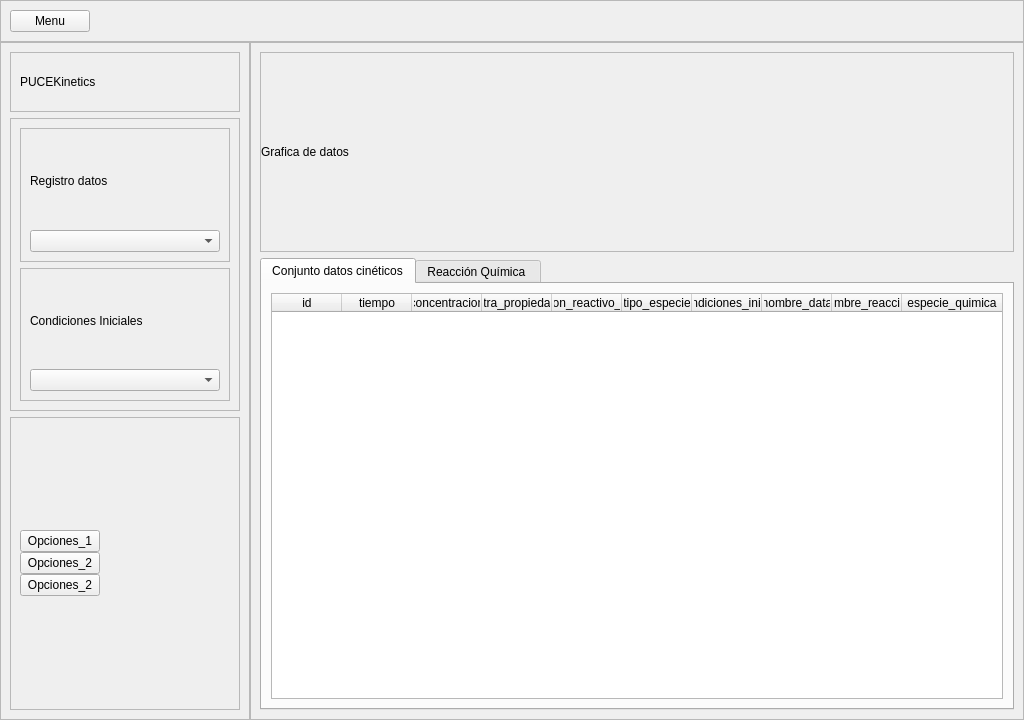
<?xml version="1.0" encoding="UTF-8"?>
<ui version="4.0">
 <class>MainWindow</class>
 <widget class="QMainWindow" name="MainWindow">
  <property name="geometry">
   <rect>
    <x>0</x>
    <y>0</y>
    <width>1024</width>
    <height>720</height>
   </rect>
  </property>
  <property name="windowTitle">
   <string>MainWindow</string>
  </property>
  <widget class="QWidget" name="centralwidget">
   <layout class="QVBoxLayout" name="verticalLayout">
    <property name="spacing">
     <number>0</number>
    </property>
    <property name="leftMargin">
     <number>0</number>
    </property>
    <property name="topMargin">
     <number>0</number>
    </property>
    <property name="rightMargin">
     <number>0</number>
    </property>
    <property name="bottomMargin">
     <number>0</number>
    </property>
    <item>
     <widget class="QFrame" name="panel_comando_superior">
      <property name="maximumSize">
       <size>
        <width>16777215</width>
        <height>60</height>
       </size>
      </property>
      <property name="styleSheet">
       <string notr="true">/*background-color: rgb(221, 221, 221);</string>
      </property>
      <property name="frameShape">
       <enum>QFrame::StyledPanel</enum>
      </property>
      <property name="frameShadow">
       <enum>QFrame::Raised</enum>
      </property>
      <layout class="QHBoxLayout" name="horizontalLayout_5">
       <item>
        <layout class="QHBoxLayout" name="horizontalLayout_4">
         <item>
          <widget class="QPushButton" name="menu_btn">
           <property name="text">
            <string>Menu</string>
           </property>
          </widget>
         </item>
         <item>
          <spacer name="horizontalSpacer_2">
           <property name="orientation">
            <enum>Qt::Horizontal</enum>
           </property>
           <property name="sizeHint" stdset="0">
            <size>
             <width>40</width>
             <height>20</height>
            </size>
           </property>
          </spacer>
         </item>
        </layout>
       </item>
      </layout>
     </widget>
    </item>
    <item>
     <widget class="QWidget" name="panel_contenido_principal" native="true">
      <layout class="QHBoxLayout" name="horizontalLayout">
       <property name="spacing">
        <number>0</number>
       </property>
       <property name="leftMargin">
        <number>0</number>
       </property>
       <property name="topMargin">
        <number>0</number>
       </property>
       <property name="rightMargin">
        <number>0</number>
       </property>
       <property name="bottomMargin">
        <number>0</number>
       </property>
       <item>
        <widget class="QFrame" name="menu_derecho">
         <property name="maximumSize">
          <size>
           <width>250</width>
           <height>16777215</height>
          </size>
         </property>
         <property name="styleSheet">
          <string notr="true">/*background-color: rgb(230, 230, 230);</string>
         </property>
         <property name="frameShape">
          <enum>QFrame::StyledPanel</enum>
         </property>
         <property name="frameShadow">
          <enum>QFrame::Raised</enum>
         </property>
         <layout class="QVBoxLayout" name="verticalLayout_7">
          <item>
           <widget class="QFrame" name="frame_4">
            <property name="maximumSize">
             <size>
              <width>16777215</width>
              <height>60</height>
             </size>
            </property>
            <property name="frameShape">
             <enum>QFrame::StyledPanel</enum>
            </property>
            <property name="frameShadow">
             <enum>QFrame::Raised</enum>
            </property>
            <layout class="QHBoxLayout" name="horizontalLayout_2">
             <item>
              <widget class="QLabel" name="label">
               <property name="maximumSize">
                <size>
                 <width>16777215</width>
                 <height>60</height>
                </size>
               </property>
               <property name="text">
                <string>PUCEKinetics</string>
               </property>
               <property name="textFormat">
                <enum>Qt::AutoText</enum>
               </property>
               <property name="scaledContents">
                <bool>false</bool>
               </property>
               <property name="wordWrap">
                <bool>false</bool>
               </property>
              </widget>
             </item>
            </layout>
           </widget>
          </item>
          <item>
           <widget class="QFrame" name="frame_3">
            <property name="frameShape">
             <enum>QFrame::StyledPanel</enum>
            </property>
            <property name="frameShadow">
             <enum>QFrame::Raised</enum>
            </property>
            <layout class="QVBoxLayout" name="verticalLayout_3">
             <item>
              <widget class="QFrame" name="frame_5">
               <property name="frameShape">
                <enum>QFrame::StyledPanel</enum>
               </property>
               <property name="frameShadow">
                <enum>QFrame::Raised</enum>
               </property>
               <layout class="QVBoxLayout" name="verticalLayout_8">
                <item>
                 <widget class="QLabel" name="registro_datos_label">
                  <property name="text">
                   <string>Registro datos</string>
                  </property>
                 </widget>
                </item>
                <item>
                 <widget class="QComboBox" name="registro_datos_box"/>
                </item>
               </layout>
              </widget>
             </item>
             <item>
              <widget class="QFrame" name="frame_6">
               <property name="frameShape">
                <enum>QFrame::StyledPanel</enum>
               </property>
               <property name="frameShadow">
                <enum>QFrame::Raised</enum>
               </property>
               <layout class="QVBoxLayout" name="verticalLayout_9">
                <item>
                 <widget class="QLabel" name="condiciones_iniciales_label">
                  <property name="text">
                   <string>Condiciones Iniciales</string>
                  </property>
                 </widget>
                </item>
                <item>
                 <widget class="QComboBox" name="condiciones_iniciales_box"/>
                </item>
               </layout>
              </widget>
             </item>
            </layout>
           </widget>
          </item>
          <item>
           <widget class="QFrame" name="frame_7">
            <property name="frameShape">
             <enum>QFrame::StyledPanel</enum>
            </property>
            <property name="frameShadow">
             <enum>QFrame::Raised</enum>
            </property>
            <layout class="QVBoxLayout" name="verticalLayout_5">
             <item>
              <layout class="QHBoxLayout" name="horizontalLayout_3">
               <item>
                <layout class="QVBoxLayout" name="verticalLayout_4">
                 <property name="spacing">
                  <number>0</number>
                 </property>
                 <item>
                  <widget class="QPushButton" name="opcion_btn">
                   <property name="text">
                    <string>Opciones_1</string>
                   </property>
                  </widget>
                 </item>
                 <item>
                  <widget class="QPushButton" name="opcion_btn_2">
                   <property name="text">
                    <string>Opciones_2</string>
                   </property>
                  </widget>
                 </item>
                 <item>
                  <widget class="QPushButton" name="opcion_btn_3">
                   <property name="text">
                    <string>Opciones_2</string>
                   </property>
                  </widget>
                 </item>
                </layout>
               </item>
               <item>
                <spacer name="horizontalSpacer">
                 <property name="orientation">
                  <enum>Qt::Horizontal</enum>
                 </property>
                 <property name="sizeHint" stdset="0">
                  <size>
                   <width>40</width>
                   <height>20</height>
                  </size>
                 </property>
                </spacer>
               </item>
              </layout>
             </item>
            </layout>
           </widget>
          </item>
         </layout>
        </widget>
       </item>
       <item>
        <widget class="QFrame" name="panel_izquierdo">
         <property name="frameShape">
          <enum>QFrame::StyledPanel</enum>
         </property>
         <property name="frameShadow">
          <enum>QFrame::Raised</enum>
         </property>
         <layout class="QVBoxLayout" name="verticalLayout_6">
          <item>
           <widget class="QFrame" name="grafico_frame">
            <property name="minimumSize">
             <size>
              <width>200</width>
              <height>200</height>
             </size>
            </property>
            <property name="frameShape">
             <enum>QFrame::StyledPanel</enum>
            </property>
            <property name="frameShadow">
             <enum>QFrame::Raised</enum>
            </property>
            <layout class="QVBoxLayout" name="verticalLayout_2">
             <property name="spacing">
              <number>0</number>
             </property>
             <property name="leftMargin">
              <number>0</number>
             </property>
             <property name="topMargin">
              <number>0</number>
             </property>
             <property name="rightMargin">
              <number>0</number>
             </property>
             <property name="bottomMargin">
              <number>0</number>
             </property>
             <item>
              <widget class="QLabel" name="label_3">
               <property name="maximumSize">
                <size>
                 <width>16777215</width>
                 <height>40</height>
                </size>
               </property>
               <property name="text">
                <string>Grafica de datos</string>
               </property>
              </widget>
             </item>
             <item>
              <layout class="QVBoxLayout" name="vista_grafica">
               <property name="spacing">
                <number>0</number>
               </property>
              </layout>
             </item>
            </layout>
           </widget>
          </item>
          <item>
           <widget class="QTabWidget" name="tabWidget">
            <property name="currentIndex">
             <number>0</number>
            </property>
            <widget class="QWidget" name="tab">
             <attribute name="title">
              <string>Conjunto datos cinéticos</string>
             </attribute>
             <layout class="QHBoxLayout" name="horizontalLayout_6">
              <item>
               <widget class="QTableWidget" name="datos_cineticos_tabla">
                <property name="focusPolicy">
                 <enum>Qt::NoFocus</enum>
                </property>
                <property name="showGrid">
                 <bool>false</bool>
                </property>
                <attribute name="horizontalHeaderMinimumSectionSize">
                 <number>50</number>
                </attribute>
                <attribute name="horizontalHeaderDefaultSectionSize">
                 <number>70</number>
                </attribute>
                <attribute name="horizontalHeaderStretchLastSection">
                 <bool>true</bool>
                </attribute>
                <attribute name="verticalHeaderVisible">
                 <bool>false</bool>
                </attribute>
                <column>
                 <property name="text">
                  <string>id</string>
                 </property>
                </column>
                <column>
                 <property name="text">
                  <string>tiempo</string>
                 </property>
                </column>
                <column>
                 <property name="text">
                  <string>concentracion</string>
                 </property>
                </column>
                <column>
                 <property name="text">
                  <string>otra_propiedad</string>
                 </property>
                </column>
                <column>
                 <property name="text">
                  <string>conversion_reactivo_limitante</string>
                 </property>
                </column>
                <column>
                 <property name="text">
                  <string>tipo_especie</string>
                 </property>
                </column>
                <column>
                 <property name="text">
                  <string>id_condiciones_iniciales</string>
                 </property>
                </column>
                <column>
                 <property name="text">
                  <string>nombre_data</string>
                 </property>
                </column>
                <column>
                 <property name="text">
                  <string>nombre_reaccion</string>
                 </property>
                </column>
                <column>
                 <property name="text">
                  <string>especie_quimica</string>
                 </property>
                </column>
               </widget>
              </item>
             </layout>
            </widget>
            <widget class="QWidget" name="tab_2">
             <attribute name="title">
              <string>Reacción Química </string>
             </attribute>
             <layout class="QHBoxLayout" name="horizontalLayout_9">
              <item>
               <widget class="QTableWidget" name="reaccion_quimica_tabla">
                <property name="focusPolicy">
                 <enum>Qt::NoFocus</enum>
                </property>
                <property name="showGrid">
                 <bool>false</bool>
                </property>
                <attribute name="horizontalHeaderMinimumSectionSize">
                 <number>50</number>
                </attribute>
                <attribute name="horizontalHeaderDefaultSectionSize">
                 <number>70</number>
                </attribute>
                <attribute name="horizontalHeaderStretchLastSection">
                 <bool>true</bool>
                </attribute>
                <attribute name="verticalHeaderVisible">
                 <bool>false</bool>
                </attribute>
                <column>
                 <property name="text">
                  <string>id</string>
                 </property>
                </column>
                <column>
                 <property name="text">
                  <string>especie_quimica</string>
                 </property>
                </column>
                <column>
                 <property name="text">
                  <string>formula</string>
                 </property>
                </column>
                <column>
                 <property name="text">
                  <string>coeficiente_estequiometrico</string>
                 </property>
                </column>
                <column>
                 <property name="text">
                  <string>detalle</string>
                 </property>
                </column>
                <column>
                 <property name="text">
                  <string>tipo_especie</string>
                 </property>
                </column>
                <column>
                 <property name="text">
                  <string>nombre_reaccion</string>
                 </property>
                </column>
               </widget>
              </item>
             </layout>
            </widget>
           </widget>
          </item>
         </layout>
        </widget>
       </item>
      </layout>
     </widget>
    </item>
   </layout>
  </widget>
 </widget>
 <resources/>
 <connections/>
</ui>
